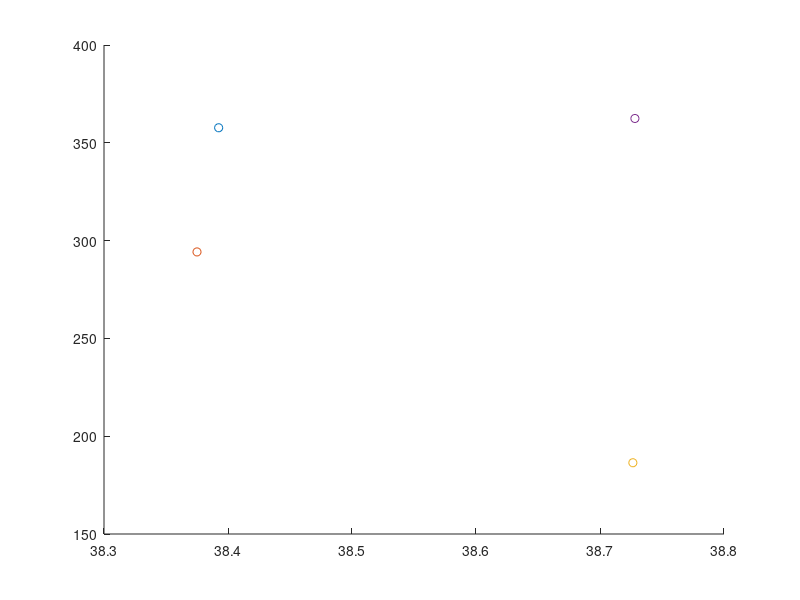

Recreate this plot in MATLAB.
clc
clear
close all

% Weight & Balance Estimation for Transport Aircraft

% Variable Definitions:
A = 8.77; %- Wing aspect ratio (unitless)
Ah = 5.8; %- Horizontal tailplane aspect ratio (unitless)
Av = 2*1.6; %- Vertical tailplane aspect ratio (unitless)
Afc = 3887.9244; %- Cargo hold floor area (ft^2), set to 0 initially, replace with actual value
Bw = 213.2; %- Wing span (ft), set to 0 initially, replace with actual value
Bh = 51; % - Horizontal tailplane span (ft)
D = 20.8; %- Maximum fuselage diameter (ft), set to 0 initially, replace with actual value
Fw = 14.7638; %- Fuselage width at horizontal tail intersection (ft), set to 0, replace as needed
HtHv = 0; % - Location of horizontal tailplane on vertical tail (0 for fuselage-mounted, 1 for T-tail)
Kbuf = 5.68; %- Factor for range; 1.02 for short ranges, 5.68 for very long ranges
Kdoor = 1; %- Door factor, 1.0 if no cargo door, 1.06 for one side cargo door, 1.12 for aft clamshell
Klav = 1.11; %- Lavatory factor, 1.11 for long range, 0.31 for short range, 3.9 for business jets
KLg = 1.12; % - Landing gear factor, 1.12 if fuselage mounted, 1.0 otherwise
Kmp = 1; %- Kneeling main gear factor, 1.126 for kneeling gear, 1.0 otherwise
Kng = 1.017; %- Nacelle factor, 1.017 for pylon mounted nacelle, 1.0 otherwise
Knp = 1; %- Nose gear factor, 1.15 for kneeling nose gear, 1.0 otherwise
Kr = 1; %      - Engine factor, 1.133 for reciprocating engines, 1.0 otherwise
Ktp = 1; %- Turboprop factor, 0.793 for turboprop, 1.0 otherwise
Kuht = 1; %- Factor for all-moving tail, 1.143 for all-moving, 1.0 otherwise
L = 246.063; %- Fuselage structural length (ft), to be assigned
La = 250; %       - Electrical routing distance; generators to avionics to cockpit (ft)
Lec = 800; %        - Engine controls routing distance; engine to cockpit - total if multi-engine (ft)
Lf = 264.4357; %- Total fuselage length (ft)
Lht = 121.4; %    - Length from wing aerodynamic center to horizontal tail aerodynamic center (ft)
Lm = 160; %         - Main landing gear length (inches)
Ln = 120; %         - Nose landing gear length (inches)
Lvt = 114.8; %    - Length from wing aerodynamic center to vertical tail aerodynamic center (ft)
Ky = 0.238 * Lht; % - Aircraft pitching radius of gyration, approx. 0.3*Lht (ft)
Kz = Lvt; % - Aircraft yaw radius of gyration, approx. Lvt (ft)
Nc = 12; %       - Number of crew, typically set as required by the design
Nen = 4; %     - Number of engines
Nf = 5; %     - Number of control functions, typically 4-7
Ngear = 2.85; % - Gear load ratio, typically 2.7-3 for commercial aircraft
Ngen = 5; %    - Number of generators, typically equal to Nen
Nl = 1.5 * Ngear; %    - Ultimate landing gear load factor, typically 1.5*Ngear
NLt = 17.4; %- Nacelle length (ft)
Nm = 1; % - Number of mechanical functions performed by controls, usually 0-2
Nmss = 4; %       - Number of main gear shock struts
Nmw = 16; %     - Number of main wheels
Nnw = 2; %     - Number of nose wheels
Np = 516; % - Total number of persons onboard (crew + passengers)
Nseat = 516; %- Number of seats of given type
Nt = 5; % - Total number of fuel tanks
Nw = 6.9; % - Nacelle width (ft)
Nz = 1.5*2.5; %- Ultimate load factor, typically 1.5 * limit load factor
Rkva = 50; % - Electrical system rating, usually 40-60 kVA for transports
Scs = 540; %    - Total control surface area (ft^2)
Scsw = 530; %   - Area of wing-mounted control surfaces (ft^2)
Se = 100; %    - Elevator area (ft^2)
Sf = 37027; %- Fuselage wetted area (ft^2)
Sht = 1039.8; %     - Horizontal tailplane area (ft^2)
Sn = 650; %     - Nacelle wetted area (ft^2)
Sw = 5188.2; %- Reference wing area (ft^2)
Svt = 433.6; %      - Vertical tailplane area (ft^2)
tc_root = 0.14; %- Wing root thickness-to-chord rEngineWenatio
tc_rootv = 0.12; %- Vertical tailplane root thickness-to-chord ratio
Vi = 59438.7; %- Integral fuel tank volume (gal)
Vp = 0; % - Self-sealing tank volume (gal)
Vpr = 150000; %     - Volume of pressurized sections (ft^3)
Vs = 231.6; %- Landing stall speed (ft/s)
Vt = Vi +Vp; %- Total volume of fuel tanks (gal)
WAPU = 500; %- Uninstalled APU weight (lb)
Wc = 0; % - Maximum cargo weight (lb)
Wdg = 859928.486; % - Design gross weight (lb)
Wen = 13552; %- Engine weight (lb)
Wenc = 19841.6; %- Weight of engine and contents (lb)
Wl = 859928.486; %- Landing design gross weight (lb)
Wseat = 13; %- Weight of single seat (lb)
Wuav = 1100; % - Uninstalled avionics weight, typically 800-1400 lb
lambda = 0.25; %- Wing taper ratio
Lambda = 0.464; %- Wing quarter chord sweep angle (radians)
Lambda_ht = 0.26; %- Horizontal tailplane quarter chord sweep (radians)
Lambda_vt = 0.26; %- Vertical tailplane quarter chord sweep (radians)
g = 32.18504;
Iy = Wdg * Ky ^ 2 / g; %- Pitching moment of inertia (lb*ft^2), approximated as Wo*Ky^2/g
Kws = 0.75 * ((1 + 2 * lambda) / (1 + lambda)) * Bw * tan(Lambda) / L; % - Wing sweep factor, calculated as 0.75 * [(1 + 2*lambda)/(1 + lambda)] * Bw * tan(Lambda) / L

% % Default values for unspecified variables (set to zero, modify as needed):
% A = 0; % Wing aspect ratio
% Ah = 0; % Horizontal tailplane aspect ratio
% Av = 0; % Vertical tailplane aspect ratio
% Bw = 0; % Wing span in ft
% D = 0; % Fuselage diameter in ft
% % ... Continue initializing all variables used in equations as above

% Begin Calculations
% 1. Aircraft Wing Weight
% Wdg = 0; % Design gross weight, replace with actual value
% Nz = 0; % Ultimate load factor, typically 1.5 * limit load factor
% Sw = 0; % Reference wing area, replace with actual value
% A = 0; % Aspect ratio of the wing
% lambda = 0; % Wing taper ratio
% Scsw = 0; % Area of wing-mounted control surfaces
% Lambda = 0; % Wing quarter chord sweep (radians)
% tc_root = 0; % Wing root thickness-to-chord ratio


% Equation for Wing Weight (Ww)
CGw = 37.5; % Wing CG location (m)
Zw = -1.83;
Ww = (0.78 * 0.0051 * (Wdg * Nz) ^ 0.557 * Sw ^ 0.649 * A ^ 0.5 * (1 + lambda) ^ 0.1 * ...
    Scsw ^ 0.1 )/ (cos(Lambda) * (tc_root) ^ 0.4); % Wing Weight
% Comment: Replace variables with actual values as needed.

% engine weight
CGeng = CGw - 0.7;
Zeng = -4.5;
W_engines = Nen * Wen;

% 2. Horizontal Tailplane Weight (Wht)
% Kuht = 1; % Factor for all-moving tail, typically 1.143 for all-moving, 1.0 otherwise
% Sht = 0; % Horizontal tailplane area in ft^2
% Ky = 0; % Aspect ratio of the horizontal tail
% Fw = 0; % Fuselage width at horizontal tail intersection
% Bh = 0; % Horizontal tailplane span in ft
% Lht = 0; % Length from wing aerodynamic center to horizontal tail aerodynamic center
% Lambda_ht = 0; % Horizontal tail quarter-chord sweep (radians)
CGht = 72.1;
Zht = 1.55;
Wht = 0.75 * 0.0379 * Kuht * Wdg ^ 0.639 * Nz ^ 0.1 * Sht ^ 0.75 * Ky ^ 0.704 * ...
    Ah ^ 0.166 * (1 + Se / Sht) ^ 0.1 / ((1 + Fw / Bh) ^ 0.25 * Lht * cos(Lambda_ht));
% Comment: Replace with actual values for Wht calculation.

% 3. Vertical Tailplane Weight (Wvt)
% HtHv = 0; % Location factor, 0.0 for fuselage mounted, 1.0 for T-tail
% Svt = 0; % Vertical tailplane area in ft^2
% Av = 0; % Vertical tailplane aspect ratio
% Lvt = 0; % Length from wing aerodynamic center to vertical tail aerodynamic center
% Lambda_vt = 0; % Vertical tail quarter-chord sweep (radians)
% tc_rootv = 0; % Vertical tail root thickness-to-chord ratio
CGvt = 71.1;
Zvt = 4.64;
Wvt = 0.75 * 0.0026 * (1 + HtHv) ^ 0.225 * Wdg ^ 0.556 * Nz ^ 0.536 * Svt ^ 0.5 * ...
    Ky ^ 0.875 * Av ^ 0.35 * Lvt ^ 0.5 * cos(Lambda_vt) * (tc_rootv) ^ 0.5;
% Comment: Replace variables for accurate vertical tail weight estimation.

% Continue defining
% Continue defining remaining equations based on the document

% 4. Fuselage Weight (Wfus)
% Sf = 0; % Fuselage wetted area (ft^2)
% L_D = 0; % Lift-to-drag ratio, typically 10-20 for transport aircraft
CGfus = L * 0.435 / 3.281;
Zfus = 0;
Wfus = 0.85 * 0.3280 * Kdoor * KLg * (Wdg * Nz) ^ 0.5 * L ^ 0.25 * Sf ^ 0.302 * ...
    (1 + Kws) ^ 0.04 * (L/D) ^ 0.1;
% Comment: Replace variables with actual values for fuselage weight.

% 5. Main Landing Gear Weight (Wmlg)
% Lm = 0; % Main landing gear length (inches)
% Nmss = 0; % Number of main gear shock struts
% Nmw = 0; % Number of main wheels
% Vs = 0; % Landing stall speed (ft/s)
CGmlg = 43;
Zmlg = -6.33;
Wmlg = 0.88 * 0.0106 * Kmp * Wl ^ 0.888 * Nl ^ 0.25* Lm ^ 0.4 *Nmw^0.321 * Vs ^ 0.1 / (Nmss ^ 0.5);
% Comment: Replace values for main landing gear weight.

% 6. Nose Landing Gear Weight (Wnlg)
% Ln = 0; % Nose landing gear length (inches)
% Nnw = 0; % Number of nose wheels
CGnlg = 7;
Znlg = -6.33;
Wnlg = 0.88 * 0.032 * Knp * Wl ^ 0.646 * Nl ^ 0.2 * Ln ^ 0.5 * Nnw ^ 0.45;
% Comment: Replace variables with actual values for nose landing gear weight.

% 7. Nacelle Weight (Winl)
% NLt = 0; % Nacelle length (ft)
% Nw = 0; % Nacelle width (ft)
% Wenc = 0; % Weight of engine and contents (lb)
% Sn = 0; % Nacelle wetted area (ft^2)
CGinl = CGw - 1.4;
Zinl = Zeng;
Winl = 0.85 * 0.6724 * Kng * NLt ^ 0.1 * Nw ^ 0.294 * Nz ^ 0.119 * Wenc ^ 0.611 *Nen^0.984* Sn ^ 0.224;
% Comment: Replace values for nacelle weight.

% 8. Engine Controls Weight (Wec)
% Lec = 0; % Engine control routing distance (ft)
CGec = CGeng;
Zec = Zeng;
Wec = 5 * Nen + 0.8 * Lec;
% Comment: Weight of engine controls; set Nen and Lec as needed.

% 9. Engine Starter Weight (Wes)
% Wen = 0; % Engine weight (lb)
CGes = CGeng;
Zes = Zeng;
Wes = 49.19 * (Nen * Wen / 1000) ^ 0.541;
% Comment: Engine starter weight; specify engine weight and number of engines.

% 10. Fuel System Weight (Wfs)
% Vt = 0; % Total volume of fuel tanks (gal)
% Nt = 0; % Number of fuel tanks
% Vp = 0; % Self-sealing tank volume (gal)
% Vi = 0; % Integral fuel tank volume (gal)
CGfs = CGeng + 0.1;
Zfs = -2.01;
Wfs = 2.405 * Vt ^ 0.606 * Nt ^ 0.5 * (1 + Vp / Vt) / (1 + Vi / Vt);
% Comment: Fuel system weight; define fuel volumes and tank counts.

% 11. Flight Controls Weight (Wfc)
% Scs = 0; % Total control surface area (ft^2)
% Iy = 0; % Pitching moment of inertia (lb*ft^2), usually ≈ Wdg * Ky^2 / g
% Nm = 0; % Number of mechanical functions performed by controls
CGfc = 50;
Zfc = -1;
Wfc = 145.9 * Nf ^ 0.554 * Scs ^ 0.2 * (Iy * 1e-6) ^ 0.07 / (1 + Nm / Nf);
% Comment: Flight controls weight; specify control surface area and inertia.

% 12. Installed APU Weight (WAPUinst)
% WAPU = 0; % Uninstalled APU weight (lb)
CGapu = 75;
Zapu = 1.34;
WAPUinst = 2.2 * WAPU;
% Comment: Installed APU weight; specify WAPU.

% 13. Instruments Weight (Winstr)
% Kr = 1; % Engine type factor, 1.133 for reciprocating engines, 1.0 otherwise
% Ktp = 1; % Turboprop factor, 0.793 for turboprop, 1.0 otherwise
CGinstr = 4;
Zinstr = 0;
Winstr = 4.509 * Kr * Ktp * Nc ^ 0.541 * Nen * (Lf + Bw) ^ 0.5;
% Comment: Instrument weight; define factors, number of crew, and dimensions.

% 14. Hydraulic System Weight (Whydr)
CGhydr = 50;
Zhydr = -1;
Whydr = 0.2673 * Nf * (Lf + Bw) ^ 0.937;
% Comment: Hydraulic system weight; replace Nf, Lf, Bw as needed.

% 15. Electrical System Weight (Wel)
% Rkva = 0; % System electrical rating (kVA)
CGel = 45;
Zel = -1;
Wel = 7.291 * Rkva ^ 0.782 * La ^ 0.346 * Ngen ^ 0.1;
% Comment: Electrical system weight; set electrical rating and routing distance.

% 16. Avionics Weight (Wav)
% Wuav = 0; % Uninstalled avionics weight, typically 800-1400 lb
CGav = 5;
Zav = 0;
Wav = 1.73 * Wuav ^ 0.983;
% Comment: Avionics weight; specify Wuav.

% 17. Furnishings Weight (Wfurn)
% Nseat = 0; % Number of seats
% Wseat = 0; % Weight of single seat, e.g., 60 lb for flight deck, 32 lb for passenger
% Klav = 0; % Lavatory factor
% Kbuf = 0; % Buffer factor for furnishings
CGfurn = CGfus;
Zfurn = 1;
Wfurn = 0.0577 * Nc ^ 0.1 * Wc ^ 0.393 * Sf ^ 0.75 + Nseat * Wseat + Klav * Np ^ 1.33 + Kbuf * Np ^ 1.12;
% Comment: Furnishings weight; define seating and comfort parameters.

% 18. Air-Conditioning Weight (Wac)
% Vpr = 0; % Volume of pressurized sections (ft^3)
CGac = CGfus;
Zac = 2.5;
Wac = 62.36 * Np ^ 0.25 * (Vpr * 1e-3) ^ 0.604 * Wuav ^ 0.1;
% Comment: Air-conditioning weight; specify volumes and number of persons.

% 19. Anti-Icing System Weight (Wai)
CGai = CGw - 1;
Zai = Zw;
Wai = 0.002 * Wdg;
% Comment: Anti-icing system weight; set Wdg.

% 20. Handling Gear Weight (Whg)
CGwhg = 0;
Whg_civilian = 0; % Civilian handling gear weight
% Afc = 0; % Cargo hold floor area (ft^2)
CGmil = 35;
Whg_military = 0; % Military handling gear weight

% add thrust reverser effects
W_engines = W_engines + 0.3 * Winl;

% Final output
% Display calculated weights for verification:
disp(['Wing Weight (Ww): ', num2str(Ww*0.453592)]);
disp(['Horizontal Tailplane Weight (Wht): ', num2str(Wht*0.453592)]);
disp(['Vertical Tailplane Weight (Wvt): ', num2str(Wvt*0.453592)]);
disp(['Fuselage Weight (Wfus): ', num2str(Wfus*0.453592)]);
disp(['Main Landing Gear Weight (Wmlg): ', num2str(Wmlg*0.453592)]);
disp(['Nose Landing Gear Weight (Wnlg): ', num2str(Wnlg*0.453592)]);
disp(['Nacelle Weight (Winl): ', num2str(Winl*0.453592)]);
disp(['Engine Controls Weight (Wec): ', num2str(Wec*0.453592)]);
disp(['Engine Starter Weight (Wes): ', num2str(Wes*0.453592)]);
disp(['Fuel System Weight (Wfs): ', num2str(Wfs*0.453592)]);
disp(['Flight Controls Weight (Wfc): ', num2str(Wfc*0.453592)]);
disp(['Installed APU Weight (WAPUinst): ', num2str(WAPUinst*0.453592)]);
disp(['Instruments Weight (Winstr): ', num2str(Winstr*0.453592)]);
disp(['Hydraulic System Weight (Whydr): ', num2str(Whydr*0.453592)]);
disp(['Electrical System Weight (Wel): ', num2str(Wel*0.453592)]);
disp(['Avionics Weight (Wav): ', num2str(Wav*0.453592)]);
disp(['Furnishings Weight (Wfurn): ', num2str(Wfurn*0.453592)]);
disp(['Air-Conditioning Weight (Wac): ', num2str(Wac*0.453592)]);
disp(['Anti-Icing System Weight (Wai): ', num2str(Wai*0.453592)]);
disp(['Civilian Handling Gear Weight (Whg_civilian): ', num2str(Whg_civilian*0.453592)]);
disp(['Military Handling Gear Weight (Whg_military): ', num2str(Whg_military*0.453592)]);
disp(['Engine Weight (W_engines): ', num2str(W_engines*0.453592)]);

% get total weight
Wtotal = Ww + Wht + Wvt + Wfus + Wmlg + Wnlg + Winl + Wec + Wes + Wfs + ...
    Wfc + WAPUinst + Winstr + Whydr + Wel + Wav + Wfurn + Wac + Wai + ...
    Whg_civilian + Whg_military + W_engines;

Wtotal_tons = Wtotal / 2204;
disp(Wtotal_tons)

disp(['Total Weight (empty): ', num2str(Wtotal_tons), ' tons']);

% get cg
CGtotal = (Ww * CGw + Wht * CGht + Wvt * CGvt + Wfus * CGfus + Wmlg * CGmlg + ...
    Wnlg * CGnlg + Winl * CGinl + Wec * CGec + Wes * CGes + Wfs * CGfs + ...
    Wfc * CGfc + WAPUinst * CGapu + Winstr * CGinstr + Whydr * CGhydr + ...
    Wel * CGel + Wav * CGav + Wfurn * CGfurn + Wac * CGac + Wai * CGai + ...
    Whg_civilian * CGwhg + Whg_military * CGmil + W_engines * CGeng) / Wtotal;

disp(['Total x_cg (empty): ', num2str(CGtotal), ' m']);

% get z center of gravity

ZCGtotal = (Ww * Zw + Wht * Zht + Wvt * Zvt + Wfus * Zfus + Wmlg * Zmlg + ...
    Wnlg * Znlg + Winl * Zinl + Wec * Zec + Wes * Zes + Wfs * Zfs + ...
    Wfc * Zfc + WAPUinst * Zapu + Winstr * Zinstr + Whydr * Zhydr + ...
    Wel * Zel + Wav * Zav + Wfurn * Zfurn + Wac * Zac + Wai * Zai) / Wtotal;

disp(['Total z_cg (empty): ', num2str(ZCGtotal), ' m']);

% add fuel, pax, luggage
Wfuel = 176; % tons
Wpax = 38.7; % tons
Wluggage = 9.42; % tons

Wtotal_full = Wtotal_tons + Wfuel + Wpax + Wluggage;
disp(['Total Weight (full): ', num2str(Wtotal_full), ' tons']);


% get cg
CGfuel = CGfs; % m
CGpax = 40; % m
CGluggage = 40; % m
Zfuel = Zfs;
Zpax = 0.5;
Zluggage = -0.5;


%==================== FUEL TANK DISTRIBUTION ==============================
CG_iwtank = 36.553; % inner wing tank xcg (m)
CG_ftank = 33.39; % fuselage tank xcg (m)
CG_owtank = 42.01; % outer wing tank xcg (m)
CG_trimtank = 73; % trim tank xcg (m)

W_iwtank = 55.5; % inner wing tank fuel mass (tons)
W_ftank = 44.2; % fuselage tank fuel mass (tons)
W_owtank = 76.4; % outer wing tank fuel mass (tons)
W_trimtank = 3.1; % trim tank fuel mass (tons)

CG_fore = (CG_iwtank * W_iwtank + CG_ftank * W_ftank) / (W_iwtank + W_ftank);
W_fore = (W_iwtank + W_ftank);

CGfuel = (CG_iwtank * W_iwtank + CG_ftank * W_ftank + CG_owtank *...
    W_owtank + CG_trimtank * W_trimtank) / (W_iwtank + W_ftank...
    + W_owtank + W_trimtank);

CG_fuelled_front = (Wtotal_tons * CGtotal + W_fore * CG_fore + Wpax...
    * CGpax + Wluggage * CGluggage) / (Wtotal_tons + W_fore + Wpax + Wluggage)

CG_fuelled_aft = (Wtotal_tons * CGtotal + W_owtank * CG_owtank + Wpax...
    * CGpax + Wluggage * CGluggage) / (Wtotal_tons + W_owtank + Wpax + Wluggage)

CGtotal_full = (Wtotal_tons * CGtotal + (Wfuel+W_trimtank) * CGfuel + Wpax * CGpax...
    + Wluggage * CGluggage) / (Wtotal_full + W_trimtank);
disp(['Total CG (full): ', num2str(CGtotal_full), ' m']);

CGempty_trimtank = (Wtotal_tons * CGtotal + W_trimtank * CG_ftank)...
    / (Wtotal_tons + W_trimtank);

zCGtotal_full = (Wtotal_tons * ZCGtotal + Wfuel * Zfuel + Wpax * Zpax...
    + Wluggage * Zluggage) / (Wtotal_full + W_trimtank);
disp(['Total z_cg (full): ', num2str(zCGtotal_full), ' m']);

%plotting the CG envelope

W_cruise_start= Wtotal_tons + 0.97*0.985*Wfuel + Wpax + Wluggage + W_trimtank;
CG_cruise_start= (Wtotal_tons * CGtotal + 0.97*0.985*Wfuel * CGfuel + Wpax * CGpax + Wluggage * CGluggage) / W_cruise_start;
disp(['Total CG (cruise start): ', num2str(CG_cruise_start), ' m']);

W_cruise_end= Wtotal_tons + 0.97*0.985*0.6225*Wfuel + Wpax + Wluggage+ W_trimtank ;
CG_cruise_end= (Wtotal_tons * CGtotal + 0.97*0.985*0.625*Wfuel * CGfuel + Wpax * CGpax + Wluggage * CGluggage) / W_cruise_end;
disp(['Total CG (cruise end): ', num2str(CG_cruise_end), ' m']);
 
Wtotal_nofuel= Wtotal_tons + Wpax + Wluggage;
disp(['Total Weight (no fuel): ', num2str(Wtotal_nofuel), ' tons']);
CGtotal_nofuel = (Wtotal_tons * CGtotal + Wpax * CGpax + Wluggage * CGluggage) / Wtotal_nofuel;
disp(['Total CG (no fuel): ', num2str(CGtotal_nofuel), ' m']);

% figure
% plot(W_trimtank, abs(CGfuel-CGtotal_nofuel), LineWidth=2)
% xlabel('trim tank mass (Kg)')
% ylabel('difference between cg with no fuel and cg full')

figure
scatter(CG_cruise_start, W_cruise_start, 'green')
hold on
scatter(CG_cruise_end, W_cruise_end, 'blue')
scatter(CGtotal_nofuel, Wtotal_nofuel, 'red')
scatter(CGtotal_full, Wtotal_full, 'magenta')


% get Iyy using sum(Iyy) = sum(m * (x - x_cg)^2)
Iyy = Ww * (CGw - CGtotal)^2 + Wht * (CGht - CGtotal)^2 + Wvt * (CGvt - CGtotal)^2 + ...
    Wfus * (CGfus - CGtotal)^2 + Wmlg * (CGmlg - CGtotal)^2 + Wnlg * (CGnlg - CGtotal)^2 + ...
    Winl * (CGinl - CGtotal)^2 + Wec * (CGec - CGtotal)^2 + Wes * (CGes - CGtotal)^2 + ...
    Wfs * (CGfs - CGtotal)^2 + Wfc * (CGfc - CGtotal)^2 + WAPUinst * (CGapu - CGtotal)^2 + ...
    Winstr * (CGinstr - CGtotal)^2 + Whydr * (CGhydr - CGtotal)^2 + Wel * (CGel - CGtotal)^2 + ...
    Wav * (CGav - CGtotal)^2 + Wfurn * (CGfurn - CGtotal)^2 + Wac * (CGac - CGtotal)^2 + ...
    Wai * (CGai - CGtotal)^2 + Whg_civilian * (CGwhg - CGtotal)^2 + Whg_military * (CGmil - CGtotal)^2 + ...
    W_engines * (CGeng - CGtotal)^2 + Wfuel * (CGfuel - CGtotal_full)^2 + ...
    Wpax * (CGpax - CGtotal_full)^2 + Wluggage * (CGluggage - CGtotal_full)^2;

% convert from lb*m^2 to kg*m^2
Iyy = Iyy * 0.453592;

disp(['Iyy: ', num2str(Iyy), ' kg*m^2']);
